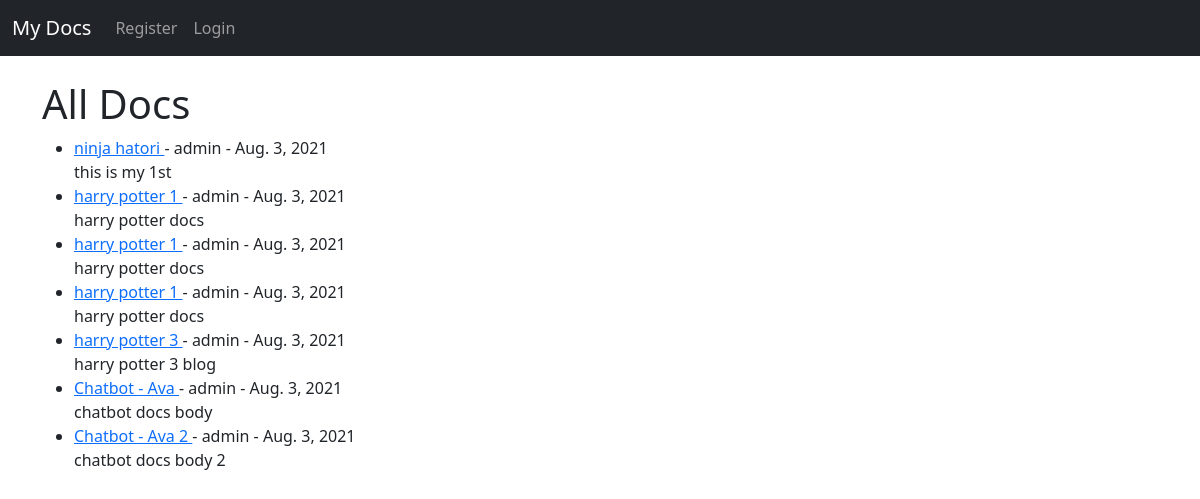
The app's page /, older data.
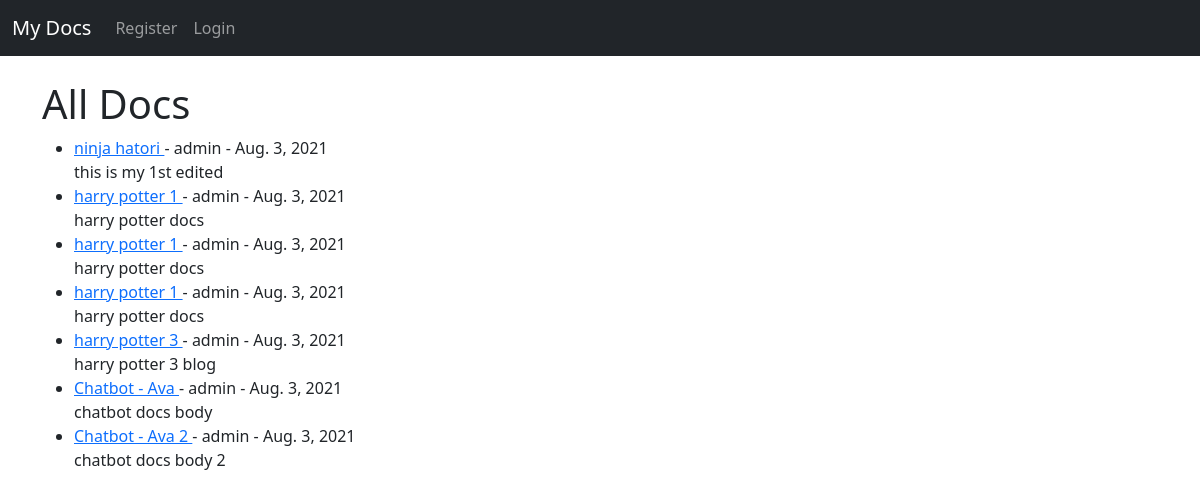
The same page, newer data.
### theblog/models.py (models this page shows, shortened)
class Post(models.Model):
    title = models.CharField(max_length=255)
    title_tag = models.CharField(max_length=255)
    author = models.ForeignKey(User, on_delete=models.CASCADE)
    body = models.TextField()
    post_date = models.DateField(auto_now_add = True)

### theblog/views.py (the view)
# urls.py: path('', HomeView.as_view(), name="home"),
class HomeView(ListView):
    model = Post
    template_name = 'home.html'
    ordering = ['-post_date']

### theblog/templates/home.html (shortened to what this page needs)
{% extends 'base.html' %}
{% block content %}
<h1>All Docs</h1>
<ul>
{% for post in object_list %}
    <li><a href="{% url 'article-detail' post.pk %}">{{post.title}}
    </a> - {{post.author}}
    - {{post.post_date}}
    <br>
        {{post.body | slice:":200"}}</li>
{% endfor %}
</ul>
{% endblock %}

Row changes from the older to the newer data that the page shows:
changed Post "ninja hatori": body "this is my 1st" → "this is my 1st edited"
